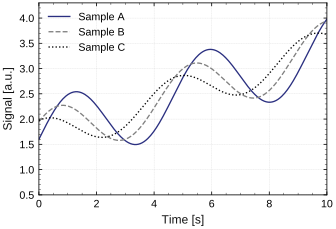

Here is the Python script that generated this plot:
#!/usr/bin/env python3
"""Example: Tao Style optional major-tick grid on a linear XY plot."""

from __future__ import annotations

from pathlib import Path
import sys

import matplotlib.pyplot as plt
import numpy as np


ROOT = Path(__file__).resolve().parents[1]
sys.path.insert(0, str(ROOT / "scripts"))

from apply_tao_style import (  # noqa: E402
    DEFAULT_ASPECT,
    LINE_STYLES,
    LINE_WIDTH,
    apply_matplotlib_grid,
    apply_matplotlib_legend,
    axes_box_size,
    matplotlib_rcparams,
    save_adaptive_figure,
    series_colors,
    set_fixed_axes_box,
)


def main() -> None:
    plt.rcParams.update(matplotlib_rcparams(svg_fonttype="path"))

    x = np.linspace(0.0, 10.0, 300)
    series = [
        (0.72, 0.0, "Sample A"),
        (0.54, 0.7, "Sample B"),
        (0.38, 1.4, "Sample C"),
    ]

    fig, ax = plt.subplots(figsize=axes_box_size(DEFAULT_ASPECT))
    colors = series_colors(len(series))
    for index, (scale, phase, label) in enumerate(series):
        y = 1.6 + scale * np.sin(1.35 * x + phase) + 0.18 * x
        ax.plot(
            x,
            y,
            color=colors[index],
            linestyle=LINE_STYLES[index],
            linewidth=LINE_WIDTH,
            label=label,
        )

    ax.set_xlabel("Time [s]")
    ax.set_ylabel("Signal [a.u.]")
    ax.set_xlim(0, 10)
    ax.set_ylim(0.5, 4.3)
    ax.minorticks_on()
    apply_matplotlib_grid(ax)
    apply_matplotlib_legend(ax)

    set_fixed_axes_box(fig, ax, DEFAULT_ASPECT)
    output = Path(__file__).with_suffix(".svg")
    save_adaptive_figure(fig, output)
    plt.close(fig)
    print(output)


if __name__ == "__main__":
    main()
